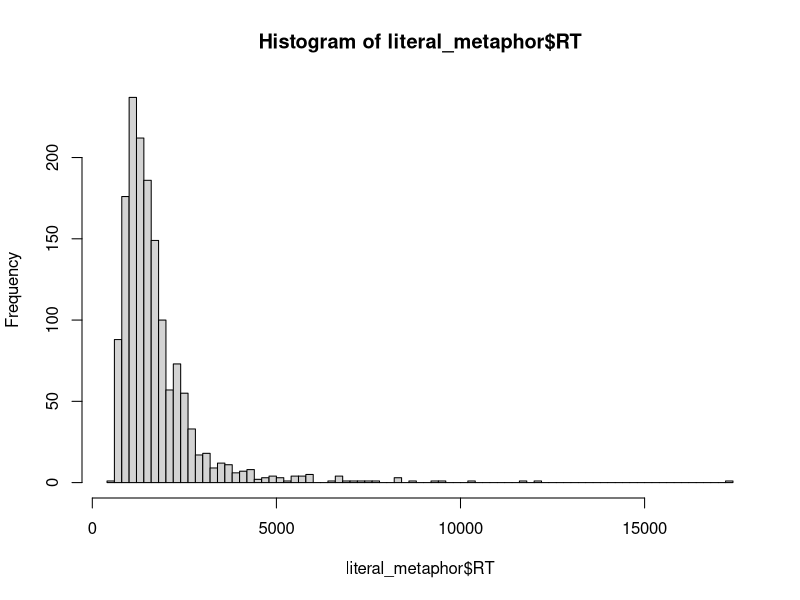
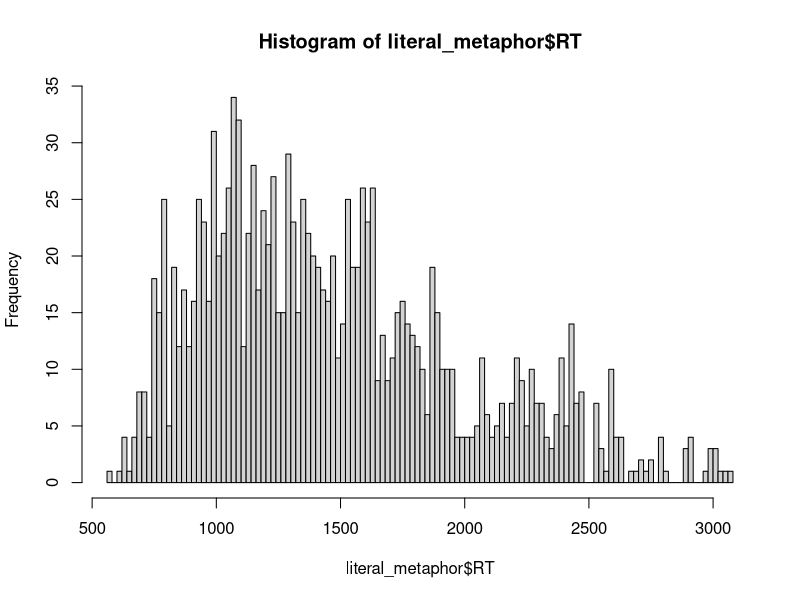
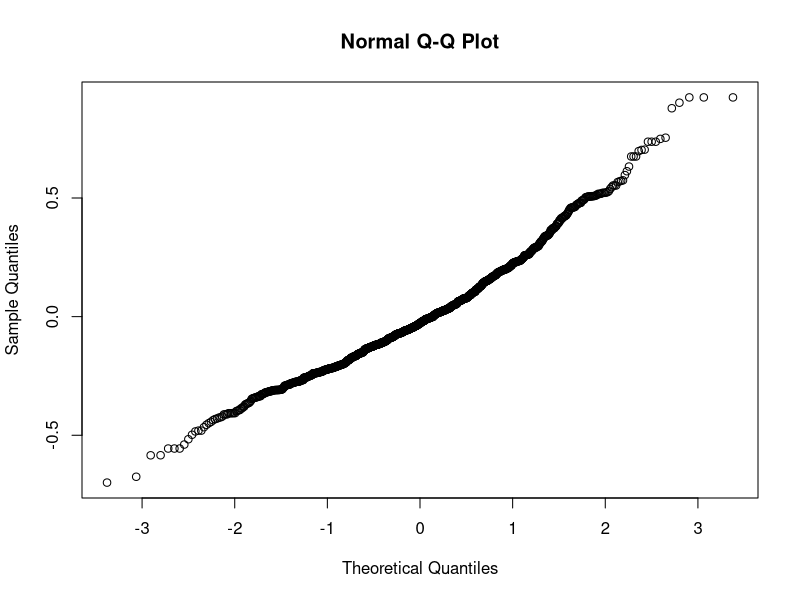
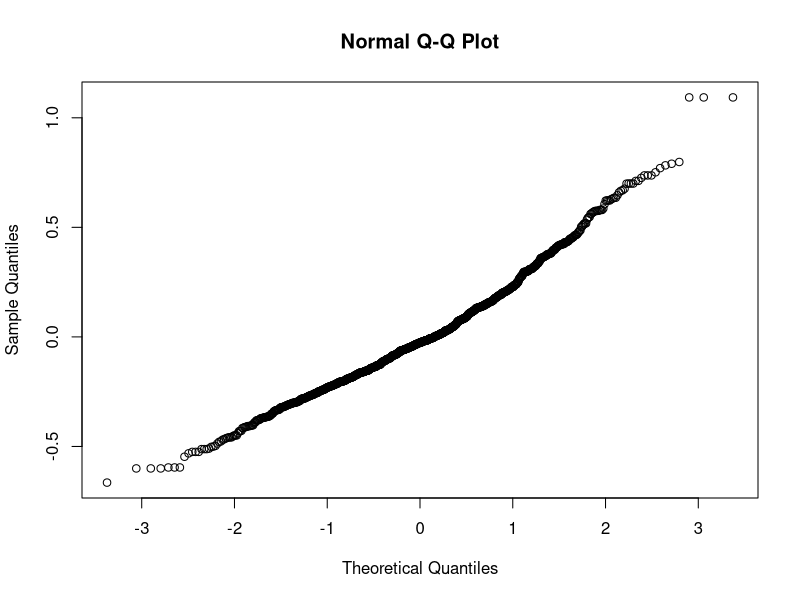

These charts were generated, in order, by the following R code:
setwd(dirname(rstudioapi::getActiveDocumentContext()$path))
library(tidyverse)
df <-read_csv('results.csv')
unique(df$Item)
participants <- read_csv('participants.csv')
participants <- participants[participants$errors_verbs <= 20 & participants$age <=65, ]
participants <- c(participants$id)
df %>% 
  filter(RT < 20000,
         RT > 0,
         Correct >= 0) %>% 
  mutate(log_RT = log(RT)) ->
  filtered

filtered <- filtered[ filtered$id %in% participants, ]
library(dplyr)

#У глаголов в Type уже зашифрованы частотности. Пропишем их эксплецитно

filtered %>%
  mutate(Freq_Type = case_when(
    filtered$Type == 'lhm' ~ "high",
    filtered$Type == 'lhb' ~ "high",
    filtered$Type == 'hb' ~ "high",
    filtered$Type == 'hm' ~ "high",
    filtered$Type == 'llm' ~ "low",
    filtered$Type == 'llb' ~ "low",
    filtered$Type == 'lb' ~ "low",
    filtered$Type == 'lm' ~ "low",
  )) -> filtered

filtered %>%
  mutate(Type = case_when(
    filtered$Type == 'lhm' ~ "literal_m_v",
    filtered$Type == 'lhb' ~ "literal_b_v",
    filtered$Type == 'hb' ~ "bleaching_v",
    filtered$Type == 'hm' ~ "metaphor_v",
    filtered$Type == 'llm' ~ "literal_m_v",
    filtered$Type == 'llb' ~ "literal_b_v",
    filtered$Type == 'lb' ~ "bleaching_v",
    filtered$Type == 'lm' ~ "metaphor_v",
  )) -> filtered

filtered <- filtered[complete.cases(filtered), ]

# При анализе разбиваем буквальное, метафору и десемантизированное на высокочастотные и низкочастотные группы. 
# Для каждой группы убираем все что выходит за +- 2 средних отклонения

literal_metaphor <- filtered[filtered$Type == 'literal_m_v' | filtered$Type == 'metaphor_v', ]
literal_bleaching <- filtered[filtered$Type == 'literal_b_v' | filtered$Type == 'bleaching_v', ]

hist(literal_metaphor$RT, breaks= 100)

literal_metaphor %>%
  filter(Freq_Type == 'high') -> high_literal_metaphor

literal_m_high <- high_literal_metaphor[high_literal_metaphor$Type == 'literal_m_v',]
literal_m_high <- 
  literal_m_high[literal_m_high$RT > (mean(literal_m_high$RT) - 2*sd(literal_m_high$RT)) & 
              literal_m_high$RT < (mean(literal_m_high$RT) + 2*sd(literal_m_high$RT)), ]


metaphor_high <- high_literal_metaphor[high_literal_metaphor$Type == 'metaphor_v',]
metaphor_high <- metaphor_high[metaphor_high$RT > (mean(metaphor_high$RT) - 2*sd(metaphor_high$RT)) & 
                                 metaphor_high$RT < (mean(metaphor_high$RT) + 2*sd(metaphor_high$RT)), ]


literal_metaphor %>%
  filter(Freq_Type == 'low') -> low_literal_metaphor

literal_m_low <- low_literal_metaphor[low_literal_metaphor$Type == 'literal_m_v',]
literal_m_low <- 
  literal_m_low[literal_m_low$RT > (mean(literal_m_low$RT) - 2*sd(literal_m_low$RT)) & 
                  literal_m_low$RT < (mean(literal_m_low$RT) + 2*sd(literal_m_low$RT)), ]


metaphor_low <- low_literal_metaphor[low_literal_metaphor$Type == 'metaphor_v',]
metaphor_low <- metaphor_low[metaphor_low$RT > (mean(metaphor_low$RT) - 2*sd(metaphor_low$RT)) & 
                              metaphor_low$RT < (mean(metaphor_low$RT) + 2*sd(metaphor_low$RT)), ]


low_m <- rbind(literal_m_low, metaphor_low)
low_m <- low_m[low_m$RT > (mean(low_m$RT) - 2*sd(low_m$RT)) & 
                 low_m$RT < (mean(low_m$RT) + 2*sd(low_m$RT)), ]

high_m <- rbind(literal_m_high, metaphor_high)
high_m <- high_m[high_m$RT > (mean(high_m$RT) - 2*sd(high_m$RT)) & 
                   high_m$RT < (mean(high_m$RT) + 2*sd(high_m$RT)), ]

literal_metaphor <- rbind(low_m, high_m)

hist(literal_metaphor$RT, breaks= 100)

unique(literal_metaphor$Item)

####
literal_bleaching %>%
  filter(Freq_Type == 'high') -> high_literal_bleaching

literal_b_high <- high_literal_bleaching[high_literal_bleaching$Type == 'literal_b_v',]
literal_b_high <- 
 literal_b_high[literal_b_high$RT > (mean(literal_b_high$RT) - 2*sd(literal_b_high$RT)) & 
                   literal_b_high$RT < (mean(literal_b_high$RT) + 2*sd(literal_b_high$RT)), ]


bleaching_high <- high_literal_bleaching[high_literal_bleaching$Type == 'bleaching_v',]
bleaching_high <- bleaching_high[bleaching_high$RT > (mean(bleaching_high$RT) - 2*sd(bleaching_high$RT)) & 
                                   bleaching_high$RT < (mean(bleaching_high$RT) + 2*sd(bleaching_high$RT)), ]


literal_bleaching %>%
  filter(Freq_Type == 'low') -> low_literal_bleaching

literal_b_low <- low_literal_bleaching[low_literal_bleaching$Type == 'literal_b_v',]
literal_b_low <- 
  literal_b_low[literal_b_low$RT > (mean(literal_b_low$RT) - 2*sd(literal_b_low$RT)) & 
                  literal_b_low$RT < (mean(literal_b_low$RT) + 2*sd(literal_b_low$RT)), ]


bleaching_low <- low_literal_bleaching[low_literal_bleaching$Type == 'bleaching_v',]
bleaching_low <- bleaching_low[bleaching_low$RT > (mean(bleaching_low$RT) - 2*sd(bleaching_low$RT)) & 
                                 bleaching_low$RT < (mean(bleaching_low$RT) + 2*sd(bleaching_low$RT)), ]

low_b <- rbind(literal_b_low, bleaching_low)
low_b <- low_b[low_b$RT > (mean(low_b$RT) - 2*sd(low_b$RT)) & 
                 low_b$RT < (mean(low_b$RT) + 2*sd(low_b$RT)), ]

high_b <- rbind(literal_b_high, bleaching_high)
high_b <- high_b[high_b$RT > (mean(high_b$RT) - 2*sd(high_b$RT)) & 
                   high_b$RT < (mean(high_b$RT) + 2*sd(high_b$RT)), ]

literal_bleaching <- rbind(low_b, high_b)

### Подсчет средних ###
# Буквальное значение - Десемантизированное
lb_high <- literal_bleaching[literal_bleaching$Type=="literal_b" & literal_bleaching$Freq_Type=="high", ]
lb_high.RT.mean <- mean(lb_high$RT)
lb.high.RT.sd <- sd(lb_high.RT.mean)

lb_high.correct.percent <- mean(lb_high$Correct)
lb_high.correct.abs <- lb_high[lb_high$Correct == 1, ]

b_high <- literal_bleaching[literal_bleaching$Type=="bleaching" & literal_bleaching$Freq_Type=="high", ]
b_high.RT.mean <- mean(lb_high$RT)
b.high.RT.sd <- sd(lb_high.RT.mean)

b_high.correct.percent <- mean(b_high$Correct)
b_high.correct.abs <- b_high[b_high$Correct == 1, ]

lb_low <- literal_bleaching[literal_bleaching$Type=="literal_b" & literal_bleaching$Freq_Type=="low", ]
lb_low.RT.mean <- mean(lb_low$RT)
lb.low.RT.sd <- sd(lb_low.RT.mean)

lb_low.correct.percent <- mean(lb_low$Correct)
lb_low.correct.abs <- lb_low[lb_low$Correct == 1, ]

b_low <- literal_bleaching[literal_bleaching$Type=="bleaching" & literal_bleaching$Freq_Type=="low", ]
b_low.RT.mean <- mean(b_low$RT)
b.low.RT.sd <- sd(b_low.RT.mean)

b_low.correct.percent <- mean(b_low$Correct)
b_low.correct.abs <- b_low[b_low$Correct == 1, ]

# Буквальное значение - Метафора
lm_high <- literal_metaphor[literal_metaphor$Type=="literal_m_v" & literal_metaphor$Freq_Type=="high", ]
lm_high.RT.mean <- mean(lm_high$RT)
lm.high.RT.sd <- sd(lm_high.RT.mean)

lm_high.correct.percent <- mean(lm_high$Correct)
lm_high.correct.abs <- lm_high[lm_high$Correct == 1, ]

m_high <- literal_metaphor[literal_metaphor$Type=="bleaching_v" & literal_metaphor$Freq_Type=="high", ]
m_high.RT.mean <- mean(m_high$RT)
m.high.RT.sd <- sd(m_high.RT.mean)

m_high.correct.percent <- mean(m_high$Correct)
m_high.correct.abs <- m_high[m_high$Correct == 1, ]

lm_low <- literal_metaphor[literal_metaphor$Type=="literal_b_v" & literal_metaphor$Freq_Type=="low", ]
lm_low.RT.mean <- mean(lm_low$RT)
lm.low.RT.sd <- sd(lm_low.RT.mean)

lm_low.correct.percent <- mean(lm_low$Correct)
lm_low.correct.abs <- lm_low[lm_low$Correct == 1, ]

m_low <- literal_metaphor[literal_metaphor$Type=="bleaching_v" & literal_metaphor$Freq_Type=="low", ]
m_low.RT.mean <- mean(m_low$RT)
m.low.RT.sd <- sd(m_low.RT.mean)

m_low.correct.percent <- mean(m_low$Correct)
m_low.correct.abs <- m_low[m_low$Correct == 1, ]

### Анализ ###
literal_metaphor$Type <- as.factor(literal_metaphor$Type)
literal_metaphor$Type <- relevel(literal_metaphor$Type, ref = "literal_m_v")
literal_metaphor$Freq_Type <- as.factor(literal_metaphor$Freq_Type)
contrasts(literal_metaphor$Freq_Type) <- contr.sum(2)
levels(literal_metaphor$Freq_Type)
levels(literal_metaphor$Type)

literal_metaphor$id <- as.factor(literal_metaphor$id)
literal_metaphor$Item <- as.factor(literal_metaphor$Item)

library(lme4)
library(lmerTest)

lime1 <- lmer(log_RT ~ Freq_Type/Type + 
                (1|id) + (1|Item), 
              data = literal_metaphor, REML = FALSE,
              control = lmerControl(optimizer = "bobyqa"))
qqnorm(residuals(lime1))
summary(lime1)


lime1_correct <- glmer(Correct ~ Freq_Type/Type + 
                         (1|id) + (1|Item), 
                       data = literal_metaphor, family = binomial,
                       control = glmerControl(optimizer = "bobyqa"))
summary(lime1_correct)


literal_bleaching$Type <- as.factor(literal_bleaching$Type)
literal_bleaching$Type <- relevel(literal_bleaching$Type, ref = "literal_b_v")
literal_bleaching$Freq_Type <- as.factor(literal_bleaching$Freq_Type)

contrasts(literal_bleaching$Freq_Type) <- contr.sum(2)
levels(literal_bleaching$Freq_Type)
levels(literal_bleaching$Type)

literal_bleaching$id <- as.factor(literal_bleaching$id)
literal_bleaching$Item <- as.factor(literal_bleaching$Item)

lime2 <- lmer(log_RT ~ Freq_Type/Type + 
                (1|id) + (1|Item), 
              data = literal_bleaching, REML = FALSE,
              control = lmerControl(optimizer = "bobyqa"))


qqnorm(residuals(lime2))
summary(lime2)

lime2_correct <- glmer(Correct ~ Freq_Type/Type + 
                         (1|id) + (1|Item), 
                       data = literal_bleaching, family = binomial,
                       control = glmerControl(optimizer = "bobyqa"))
